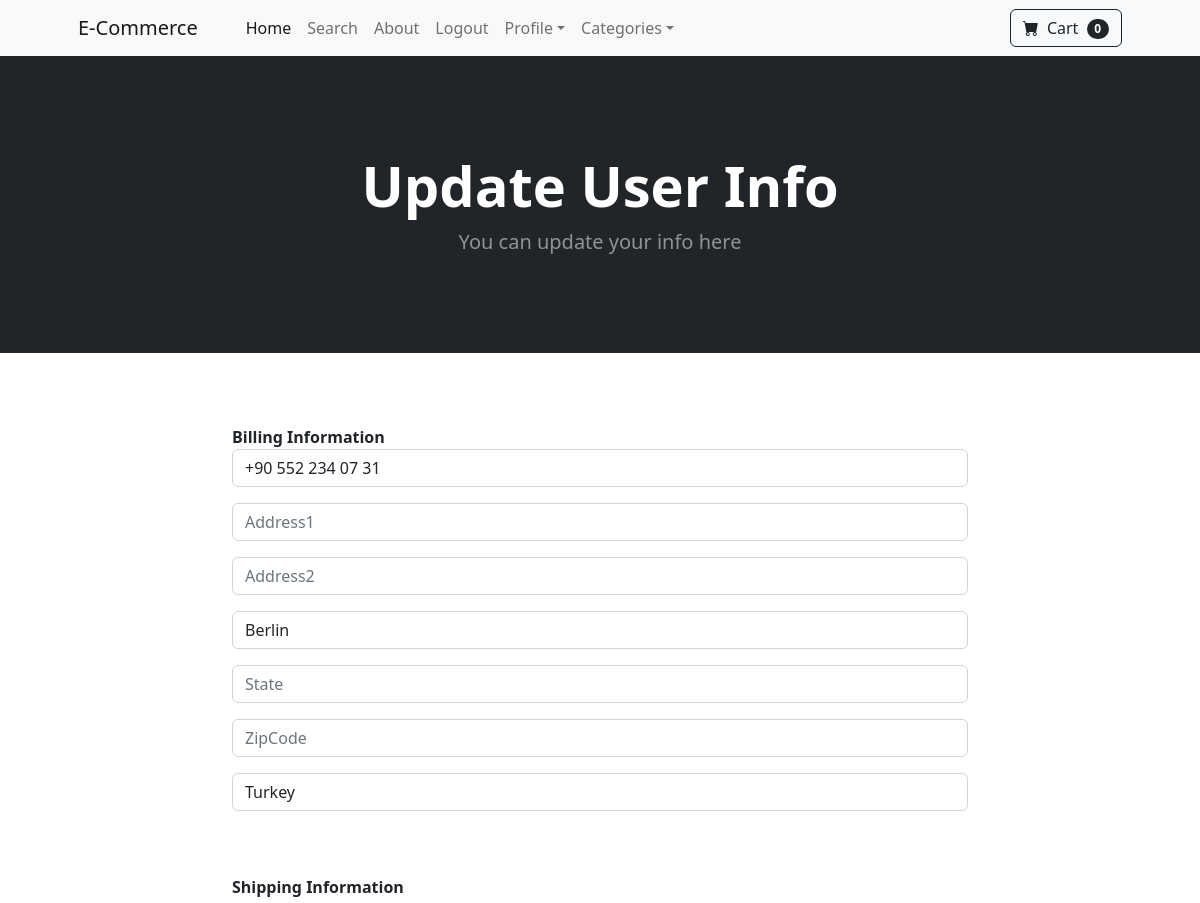
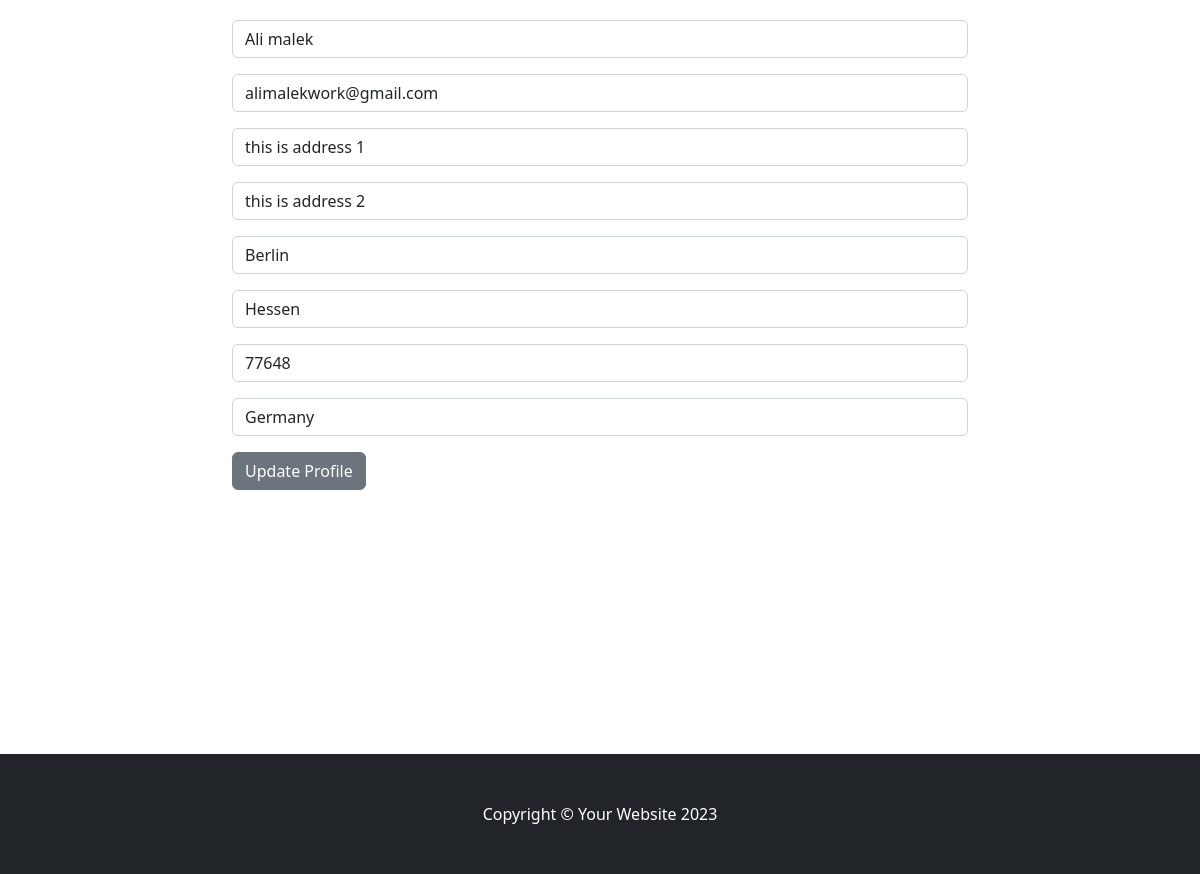
The page /update_info/ (signed in) on the database its author committed (2 pictures, top to bottom).
### store/models.py (models this page shows, shortened)
class Profile(models.Model):
    user = models.OneToOneField(User, on_delete=models.CASCADE)
    date_modified = models.DateTimeField(User, auto_now=True)
    phone = models.CharField(max_length=24, blank=True)
    address1 = models.CharField(max_length=200, blank=True)
    address2 = models.CharField(max_length=200, blank=True)
    city = models.CharField(max_length=200, blank=True)
    state = models.CharField(max_length=200, blank=True)
    zipcode = models.CharField(max_length=200, blank=True)
    country = models.CharField(max_length=200, blank=True)
    old_cart = models.CharField(max_length=200, blank=True, null=True)

### payment/models.py (models this page shows, shortened)
class ShippingAddress(models.Model):
    user = models.ForeignKey(User, on_delete=models.CASCADE, null=True, blank=True)
    shipping_full_name = models.CharField(max_length=255)
    shipping_email = models.CharField(max_length=255)
    shipping_address1 = models.CharField(max_length=255)
    shipping_address2 = models.CharField(max_length=255)
    shipping_city = models.CharField(max_length=255)
    shipping_state = models.CharField(max_length=255, null=True, blank=True)
    shipping_zipcode = models.CharField(max_length=255, null=True, blank=True)
    shipping_country = models.CharField(max_length=255)
    class Meta:
        verbose_name_plural = "Shipping Address"

### store/views.py (the view)
# urls.py: path('update_info/', views.update_info, name='update_info'),
def update_info(request):
    if request.user.is_authenticated:
        current_user = Profile.objects.get(user__id=request.user.id)
        shipping_user = ShippingAddress.objects.get(user__id=request.user.id)
        form = UserInfoForm(request.POST or None, instance=current_user)
        shipping_form = ShippingForm(request.POST or None, instance=shipping_user)
        if form.is_valid() or shipping_form.is_valid():
            form.save()
            shipping_form.save()
            messages.success(request, "Your info has been updated.")
            return redirect('home')
        return render(request, "store/update_info.html", {'form': form, 'shipping_form':shipping_form})
    else:
        messages.warning(request, "You should be logged in to update your profile")
        return redirect('login')

### store/forms.py
class UserInfoForm(forms.ModelForm):
    phone = forms.CharField(label='', widget=forms.TextInput(attrs={'class':'form-control', 'placeholder':'phone'}), required=False)
    address1 = forms.CharField(label='', widget=forms.TextInput(attrs={'class':'form-control', 'placeholder':'Address1'}), required=False)
    address2 = forms.CharField(label='', widget=forms.TextInput(attrs={'class':'form-control', 'placeholder':'Address2'}), required=False)
    city = forms.CharField(label='', widget=forms.TextInput(attrs={'class':'form-control', 'placeholder':'City'}), required=False)
    state = forms.CharField(label='', widget=forms.TextInput(attrs={'class':'form-control', 'placeholder':'State'}), required=False)
    zipcode = forms.CharField(label='', widget=forms.TextInput(attrs={'class':'form-control', 'placeholder':'ZipCode'}), required=False)
    country = forms.CharField(label='', widget=forms.TextInput(attrs={'class':'form-control', 'placeholder':'Country'}), required=False)
    class Meta:
        model = Profile
        fields = ['phone', 'address1', 'address2', 'city', 'state', 'zipcode', 'country',]

### cart/cart.py (called while the page is built)
    def __len__(self):
        return len(self.cart)

### cart/context_processors.py (called while the page is built)
def cart(request):
    return {'cart': Cart(request)}

### store/context_processors.py (called while the page is built)
def categories(request):
    categories = Category.objects.all()
    return {'categories': categories}

### store/templates/store/update_info.html (shortened to what this page needs)
{% extends 'store/base.html' %}
{% block content %}
        <header class="bg-dark py-5">
            <div class="container px-4 px-lg-5 my-5">
                <div class="text-center text-white">
                    <h1 class="display-4 fw-bolder">Update User Info</h1>
                    <p class="lead fw-normal text-white-50 mb-0">You can update your info here</p>
                </div>
            </div>
        </header>
        <div class="container">
            <div class="row justify-content-center">
                    <div class="col-8 mt-5">
                        <br/>
                        <strong>Billing Information</strong>
                        <form method="POST" action="{% url 'update_info' %}">
                            {{ form.as_p }}
                            <br/><br/>
                            <strong>Shipping Information</strong>
                            <br/><br/>
                            {{ shipping_form.as_p }}
                            <button type="submit" class="btn btn-secondary">Update Profile</button>
                        </form>
                        <br/>
                        <br/><br/>
                        <br/><br/>
                        <br/><br/>
                        <br/><br/>
                        <br/><br/>
                    </div>
            </div>
        </div>
{% endblock %}

### rows shown on the page
Profile: phone "+90 552 234 07 31", city "Berlin", country "Turkey"
ShippingAddress: shipping_full_name "Ali malek", shipping_email "alimalekwork@gmail.com", shipping_address1 "this is address 1", shipping_address2 "this is address 2", shipping_city "Berlin", shipping_state "Hessen", shipping_zipcode "77648", shipping_country "Germany"

### other values the page prints
{{ cart|length }} "0"
